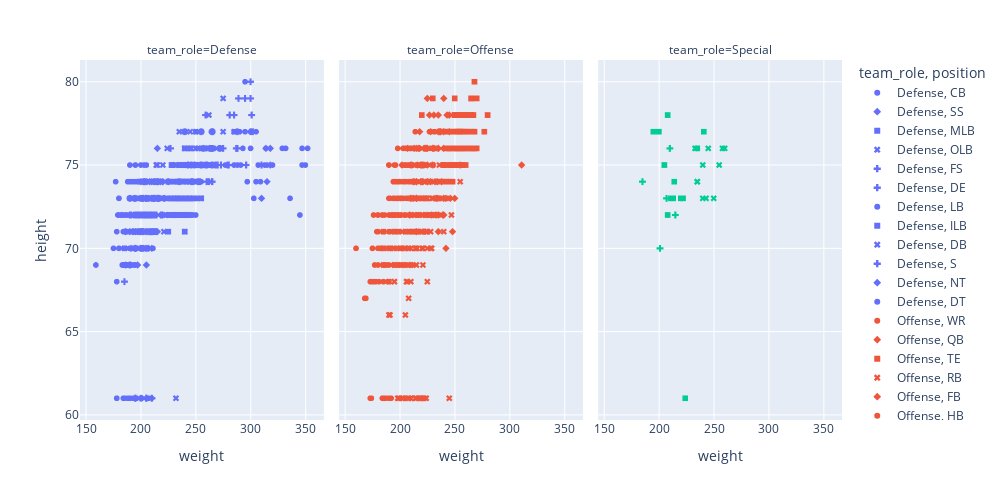

Here is the notebook cell this chart was saved with:
### Code cell
height_weight_scatter = px.scatter(data_frame = df_players, x = 'weight', y = 'height', 
                                    color="team_role", symbol = 'position', facet_col = 'team_role')
height_weight_scatter.update_layout(autosize = False, width =1000, height =500)

### Figure 1 — Plotly figure (JSON) as saved in the notebook; plotly's stock layout.template omitted (floating-point values rounded to 4 significant figures; data arrays with more than 128 entries replaced by an {"elided": "..."} marker saying what was removed)
{"data": [{"hovertemplate": "team_role=Defense<br>position=CB<br>weight=%{x}<br>height=%{y}<extra></extra>", "legendgroup": "Defense, CB", "marker": {"color": "#636efa", "symbol": "circle"}, "mode": "markers", "name": "Defense, CB", "showlegend": true, "type": "scattergl", "x": {"elided": "195 int values"}, "xaxis": "x", "y": {"elided": "195 int values"}, "yaxis": "y"}, {"hovertemplate": "team_role=Defense<br>position=SS<br>weight=%{x}<br>height=%{y}<extra></extra>", "legendgroup": "Defense, SS", "marker": {"color": "#636efa", "symbol": "diamond"}, "mode": "markers", "name": "Defense, SS", "showlegend": true, "type": "scattergl", "x": [186, 190, 204, 211, 197, 205, 210, 210, 202, 209, 210, 214, 215, 215, 204, 215, 208, 203, 199, 218, 195, 218, 210, 205, 212, 220, 200, 213, 208, 197, 207, 209, 200, 210, 195, 215, 210, 220, 210, 215, 191, 202, 220, 215, 205, 203, 195, 200, 216, 207, 200, 215, 220, 198, 205, 208, 210, 212], "xaxis": "x", "y": [69, 71, 72, 71, 72, 61, 70, 73, 73, 71, 72, 72, 73, 74, 73, 71, 71, 74, 72, 72, 71, 74, 74, 61, 73, 72, 71, 73, 72, 69, 71, 72, 70, 71, 70, 74, 71, 74, 73, 76, 70, 74, 74, 73, 69, 72, 61, 72, 73, 70, 74, 73, 74, 72, 71, 74, 61, 72], "yaxis": "y"}, {"hovertemplate": "team_role=Defense<br>position=MLB<br>weight=%{x}<br>height=%{y}<extra></extra>", "legendgroup": "Defense, MLB", "marker": {"color": "#636efa", "symbol": "square"}, "mode": "markers", "name": "Defense, MLB", "showlegend": true, "type": "scattergl", "x": [227, 236, 245, 255, 235, 260, 238, 230, 227, 241, 238, 238, 245, 240, 245, 235, 235, 232, 235, 239, 242, 245, 240, 242, 235, 246, 249, 229, 232], "xaxis": "x", "y": [73, 73, 73, 73, 72, 75, 72, 72, 73, 73, 74, 75, 74, 74, 73, 75, 74, 72, 72, 75, 72, 75, 73, 73, 72, 72, 74, 75, 72], "yaxis": "y"}, {"hovertemplate": "team_role=Defense<br>position=OLB<br>weight=%{x}<br>height=%{y}<extra></extra>", "legendgroup": "Defense, OLB", "marker": {"color": "#636efa", "symbol": "x"}, "mode": "markers", "name": "Defense, OLB", "showlegend": true, "type": "scattergl", "x": [232, 230, 230, 272, 261, 245, 223, 265, 244, 240, 255, 269, 252, 235, 255, 235, 242, 244, 257, 242, 239, 250, 261, 246, 258, 250, 240, 233, 240, 255, 262, 220, 250, 215, 244, 265, 265, 265, 253, 230, 243, 222, 240, 255, 265, 245, 259, 259, 256, 233, 234, 250, 245, 241, 263, 265, 245, 221, 250, 232, 255, 244, 230, 241, 250, 263, 250, 250, 240, 235, 235, 225, 228, 230, 229, 245, 255, 234, 255, 240, 235, 254, 236, 258, 225, 238, 246, 240, 265, 245, 240, 275, 285, 235, 260, 248, 252, 233, 253, 275], "xaxis": "x", "y": [75, 73, 74, 76, 75, 73, 72, 75, 75, 75, 75, 76, 76, 74, 75, 74, 75, 72, 76, 74, 75, 76, 76, 75, 76, 75, 75, 73, 73, 76, 78, 75, 77, 75, 73, 76, 77, 75, 74, 72, 72, 72, 77, 75, 75, 77, 75, 75, 75, 72, 74, 74, 75, 73, 74, 75, 76, 71, 75, 61, 77, 74, 72, 74, 74, 76, 75, 74, 71, 77, 74, 72, 73, 73, 72, 75, 75, 73, 73, 72, 73, 75, 73, 76, 74, 72, 76, 76, 77, 74, 76, 79, 77, 75, 75, 73, 75, 74, 74, 77], "yaxis": "y"}, {"hovertemplate": "team_role=Defense<br>position=FS<br>weight=%{x}<br>height=%{y}<extra></extra>", "legendgroup": "Defense, FS", "marker": {"color": "#636efa", "symbol": "cross"}, "mode": "markers", "name": "Defense, FS", "showlegend": true, "type": "scattergl", "x": [216, 195, 196, 195, 191, 205, 213, 205, 216, 212, 212, 190, 195, 205, 205, 195, 190, 212, 201, 205, 195, 205, 212, 205, 205, 214, 202, 211, 195, 212, 207, 185, 200, 210, 205, 214, 206, 199, 225, 215, 205, 193, 219, 214, 194, 210, 202, 204, 202, 202, 207, 205, 202, 190, 227, 202, 206, 202, 221, 195, 197, 208, 203, 202, 203], "xaxis": "x", "y": [73, 70, 72, 61, 72, 72, 71, 72, 74, 73, 71, 69, 70, 73, 71, 73, 72, 73, 71, 73, 70, 70, 74, 61, 72, 72, 72, 73, 61, 72, 72, 68, 61, 61, 61, 74, 72, 71, 74, 73, 74, 71, 72, 71, 73, 71, 70, 72, 71, 72, 72, 72, 73, 73, 76, 71, 72, 73, 73, 61, 71, 72, 72, 72, 74], "yaxis": "y"}, {"hovertemplate": "team_role=Defense<br>position=DE<br>weight=%{x}<br>height=%{y}<extra></extra>", "legendgroup": "Defense, DE", "marker": {"color": "#636efa", "symbol": "cross"}, "mode": "markers", "name": "Defense, DE", "showlegend": true, "type": "scattergl", "x": [246, 249, 302, 243, 265, 235, 270, 289, 263, 265, 246, 260, 255, 288, 252, 255, 300, 300, 255, 260, 272, 301, 275, 247, 262, 265, 280, 265, 300, 280, 281, 285, 265, 288, 273, 265, 310, 265, 287, 259, 260, 268, 296, 259, 257, 295, 254, 240, 279], "xaxis": "x", "y": [75, 75, 77, 75, 77, 74, 75, 79, 76, 76, 74, 75, 77, 77, 74, 75, 80, 77, 75, 74, 76, 78, 76, 74, 74, 76, 75, 74, 79, 75, 78, 78, 75, 76, 75, 77, 75, 74, 76, 75, 75, 75, 75, 78, 76, 79, 74, 77, 75], "yaxis": "y"}, {"hovertemplate": "team_role=Defense<br>position=LB<br>weight=%{x}<br>height=%{y}<extra></extra>", "legendgroup": "Defense, LB", "marker": {"color": "#636efa", "symbol": "circle"}, "mode": "markers", "name": "Defense, LB", "showlegend": true, "type": "scattergl", "x": [230, 215, 250, 235, 230, 250, 230, 242, 225, 255, 250, 245, 256, 260, 230, 235, 260, 216, 251, 285, 220, 255, 254, 229, 230, 236, 250, 240, 225, 234, 233, 244, 226, 230, 246, 244, 227, 233, 266, 238, 254, 260, 235, 228, 228, 223, 252, 231, 232, 235, 251, 240, 245, 214, 249, 222, 240, 258], "xaxis": "x", "y": [74, 74, 77, 73, 74, 72, 74, 74, 74, 74, 75, 74, 76, 76, 72, 75, 76, 74, 74, 75, 73, 76, 75, 74, 75, 73, 75, 72, 72, 74, 75, 72, 73, 74, 75, 75, 72, 74, 76, 74, 75, 76, 73, 74, 73, 73, 75, 72, 72, 72, 75, 74, 73, 74, 74, 73, 72, 75], "yaxis": "y"}, {"hovertemplate": "team_role=Defense<br>position=ILB<br>weight=%{x}<br>height=%{y}<extra></extra>", "legendgroup": "Defense, ILB", "marker": {"color": "#636efa", "symbol": "square"}, "mode": "markers", "name": "Defense, ILB", "showlegend": true, "type": "scattergl", "x": [250, 227, 245, 233, 230, 225, 236, 233, 226, 241, 225, 235, 238, 257, 237, 248, 242, 211, 235, 235, 250, 250, 245, 245, 232, 239, 242, 237, 241, 246, 232, 250, 228, 245, 237, 240, 252, 235, 240, 236, 237, 245, 230, 225, 230, 240, 224, 232, 229, 235, 240, 230, 230, 240, 239, 227], "xaxis": "x", "y": [74, 72, 73, 73, 73, 74, 72, 72, 72, 75, 71, 73, 75, 76, 72, 74, 73, 73, 73, 73, 73, 73, 76, 74, 73, 72, 74, 74, 73, 73, 73, 75, 75, 75, 74, 71, 74, 74, 76, 74, 73, 73, 73, 72, 72, 74, 73, 72, 72, 73, 74, 74, 73, 73, 74, 72], "yaxis": "y"}, {"hovertemplate": "team_role=Defense<br>position=DB<br>weight=%{x}<br>height=%{y}<extra></extra>", "legendgroup": "Defense, DB", "marker": {"color": "#636efa", "symbol": "x"}, "mode": "markers", "name": "Defense, DB", "showlegend": true, "type": "scattergl", "x": [207, 214, 181, 200, 205, 205, 198, 200, 202, 209, 210, 210, 190, 205, 193, 200, 190, 199, 198, 185, 200, 202, 203, 208, 200, 199, 211, 185, 224, 224, 215, 195, 205], "xaxis": "x", "y": [71, 75, 72, 73, 72, 71, 70, 71, 71, 73, 73, 73, 73, 70, 69, 74, 69, 74, 73, 70, 73, 72, 61, 73, 72, 74, 74, 72, 73, 76, 74, 70, 71], "yaxis": "y"}, {"hovertemplate": "team_role=Defense<br>position=S<br>weight=%{x}<br>height=%{y}<extra></extra>", "legendgroup": "Defense, S", "marker": {"color": "#636efa", "symbol": "cross"}, "mode": "markers", "name": "Defense, S", "showlegend": true, "type": "scattergl", "x": [217, 200, 207, 204, 210, 209, 194, 200, 200, 186, 200], "xaxis": "x", "y": [73, 73, 73, 72, 72, 72, 72, 70, 71, 71, 72], "yaxis": "y"}, {"hovertemplate": "team_role=Defense<br>position=NT<br>weight=%{x}<br>height=%{y}<extra></extra>", "legendgroup": "Defense, NT", "marker": {"color": "#636efa", "symbol": "diamond"}, "mode": "markers", "name": "Defense, NT", "showlegend": true, "type": "scattergl", "x": [318, 318, 315, 314, 310], "xaxis": "x", "y": [75, 76, 74, 76, 73], "yaxis": "y"}, {"hovertemplate": "team_role=Defense<br>position=DT<br>weight=%{x}<br>height=%{y}<extra></extra>", "legendgroup": "Defense, DT", "marker": {"color": "#636efa", "symbol": "circle"}, "mode": "markers", "name": "Defense, DT", "showlegend": true, "type": "scattergl", "x": [290, 307, 300, 291, 345, 305, 347, 305, 314, 293, 329, 288, 309, 350, 336, 295, 285, 277, 295, 297, 320, 352, 313, 332, 315, 303, 300, 347], "xaxis": "x", "y": [77, 75, 77, 75, 72, 74, 75, 77, 76, 76, 76, 75, 74, 75, 73, 80, 77, 75, 77, 74, 75, 76, 75, 76, 75, 73, 76, 76], "yaxis": "y"}, {"hovertemplate": "team_role=Offense<br>position=WR<br>weight=%{x}<br>height=%{y}<extra></extra>", "legendgroup": "Offense, WR", "marker": {"color": "#EF553B", "symbol": "circle"}, "mode": "markers", "name": "Offense, WR", "showlegend": true, "type": "scattergl", "x": {"elided": "228 int values"}, "xaxis": "x2", "y": {"elided": "228 int values"}, "yaxis": "y2"}, {"hovertemplate": "team_role=Offense<br>position=QB<br>weight=%{x}<br>height=%{y}<extra></extra>", "legendgroup": "Offense, QB", "marker": {"color": "#EF553B", "symbol": "diamond"}, "mode": "markers", "name": "Offense, QB", "showlegend": true, "type": "scattergl", "x": [243, 217, 225, 245, 237, 212, 240, 215, 240, 220, 207, 222, 235, 225, 221, 228, 209, 236, 218, 213, 224, 238, 245, 225, 215, 235, 220, 225, 225, 210, 223, 228, 202, 230, 231, 225, 215, 215, 215, 221, 237, 235, 215, 229, 231, 240, 215, 245, 221, 235, 215, 235, 210, 210, 220, 216, 215, 218, 234, 215, 212, 213, 232, 219, 219, 225, 211, 227, 222, 230, 231], "xaxis": "x2", "y": [78, 76, 74, 78, 77, 74, 77, 73, 76, 74, 76, 76, 77, 76, 74, 74, 72, 77, 77, 76, 76, 74, 77, 74, 74, 76, 75, 75, 76, 75, 76, 77, 75, 75, 76, 74, 73, 71, 73, 74, 77, 76, 76, 72, 76, 79, 74, 78, 75, 78, 73, 76, 73, 73, 75, 75, 74, 76, 74, 74, 73, 74, 74, 75, 74, 79, 75, 78, 75, 76, 78], "yaxis": "y2"}, {"hovertemplate": "team_role=Offense<br>position=TE<br>weight=%{x}<br>height=%{y}<extra></extra>", "legendgroup": "Offense, TE", "marker": {"color": "#EF553B", "symbol": "square"}, "mode": "markers", "name": "Offense, TE", "showlegend": true, "type": "scattergl", "x": [250, 256, 268, 254, 253, 246, 270, 252, 250, 246, 255, 250, 270, 246, 261, 245, 262, 253, 255, 250, 255, 260, 252, 248, 240, 260, 248, 253, 265, 260, 277, 243, 255, 245, 250, 250, 255, 235, 256, 242, 262, 245, 240, 255, 255, 242, 248, 243, 255, 255, 260, 260, 260, 255, 255, 242, 250, 265, 268, 238, 247, 267, 265, 254, 268, 250, 257, 263, 252, 258, 254, 257, 240, 240, 232, 255, 255, 255, 265, 265, 254, 257, 260, 267, 230, 223, 246, 255, 252, 250, 257, 255, 250, 265, 245, 280, 261, 267, 243, 253, 260, 267, 255, 248, 252, 252, 245, 237, 265, 256, 220, 254, 265, 252, 265, 240, 250, 251, 257, 258, 257, 247, 255, 250, 265, 245, 252, 237], "xaxis": "x2", "y": [77, 77, 77, 76, 77, 75, 76, 76, 78, 77, 77, 79, 79, 76, 76, 75, 78, 76, 78, 78, 76, 78, 78, 74, 77, 78, 75, 77, 78, 76, 77, 76, 78, 77, 78, 77, 75, 73, 78, 73, 77, 76, 75, 77, 77, 74, 75, 77, 77, 77, 76, 75, 77, 78, 77, 77, 75, 79, 76, 74, 75, 78, 77, 77, 80, 75, 76, 78, 76, 77, 77, 78, 75, 75, 76, 77, 77, 76, 78, 76, 75, 75, 77, 76, 79, 75, 74, 76, 77, 76, 78, 77, 78, 78, 76, 78, 78, 76, 74, 76, 77, 77, 78, 75, 75, 77, 76, 77, 76, 75, 78, 76, 77, 78, 79, 77, 76, 77, 78, 77, 76, 77, 78, 75, 78, 77, 76, 74], "yaxis": "y2"}, {"hovertemplate": "team_role=Offense<br>position=RB<br>weight=%{x}<br>height=%{y}<extra></extra>", "legendgroup": "Offense, RB", "marker": {"color": "#EF553B", "symbol": "x"}, "mode": "markers", "name": "Offense, RB", "showlegend": true, "type": "scattergl", "x": {"elided": "135 int values"}, "xaxis": "x2", "y": {"elided": "135 int values"}, "yaxis": "y2"}, {"hovertemplate": "team_role=Offense<br>position=FB<br>weight=%{x}<br>height=%{y}<extra></extra>", "legendgroup": "Offense, FB", "marker": {"color": "#EF553B", "symbol": "diamond"}, "mode": "markers", "name": "Offense, FB", "showlegend": true, "type": "scattergl", "x": [233, 311, 248, 255, 233, 246, 240, 242, 240, 250, 240, 234, 234, 235, 242, 240, 235, 233, 239], "xaxis": "x2", "y": [72, 75, 71, 75, 73, 73, 73, 73, 72, 73, 72, 74, 73, 71, 70, 73, 72, 72, 72], "yaxis": "y2"}, {"hovertemplate": "team_role=Offense<br>position=HB<br>weight=%{x}<br>height=%{y}<extra></extra>", "legendgroup": "Offense, HB", "marker": {"color": "#EF553B", "symbol": "circle"}, "mode": "markers", "name": "Offense, HB", "showlegend": true, "type": "scattergl", "x": [205, 220, 200, 240, 219], "xaxis": "x2", "y": [69, 73, 61, 76, 73], "yaxis": "y2"}, {"hovertemplate": "team_role=Special<br>position=P<br>weight=%{x}<br>height=%{y}<extra></extra>", "legendgroup": "Special, P", "marker": {"color": "#00cc96", "symbol": "square"}, "mode": "markers", "name": "Special, P", "showlegend": true, "type": "scattergl", "x": [214, 208, 241, 235, 208, 205, 200, 224, 213, 195, 222, 211, 220], "xaxis": "x3", "y": [74, 78, 77, 76, 72, 75, 77, 61, 73, 77, 73, 73, 73], "yaxis": "y3"}, {"hovertemplate": "team_role=Special<br>position=LS<br>weight=%{x}<br>height=%{y}<extra></extra>", "legendgroup": "Special, LS", "marker": {"color": "#00cc96", "symbol": "x"}, "mode": "markers", "name": "Special, LS", "showlegend": true, "type": "scattergl", "x": [260, 240, 235, 255, 235, 240, 243, 250, 245, 233, 258, 235], "xaxis": "x3", "y": [76, 75, 74, 75, 74, 73, 73, 73, 76, 76, 76, 74], "yaxis": "y3"}, {"hovertemplate": "team_role=Special<br>position=K<br>weight=%{x}<br>height=%{y}<extra></extra>", "legendgroup": "Special, K", "marker": {"color": "#00cc96", "symbol": "cross"}, "mode": "markers", "name": "Special, K", "showlegend": true, "type": "scattergl", "x": [207, 210, 215, 185, 201], "xaxis": "x3", "y": [73, 76, 72, 74, 70], "yaxis": "y3"}], "layout": {"annotations": [{"font": {}, "showarrow": false, "text": "team_role=Defense", "x": 0.16, "xanchor": "center", "xref": "paper", "y": 1, "yanchor": "bottom", "yref": "paper"}, {"font": {}, "showarrow": false, "text": "team_role=Offense", "x": 0.5, "xanchor": "center", "xref": "paper", "y": 1, "yanchor": "bottom", "yref": "paper"}, {"font": {}, "showarrow": false, "text": "team_role=Special", "x": 0.84, "xanchor": "center", "xref": "paper", "y": 1, "yanchor": "bottom", "yref": "paper"}], "autosize": false, "height": 500, "legend": {"title": {"text": "team_role, position"}, "tracegroupgap": 0}, "margin": {"t": 60}, "width": 1000, "xaxis": {"anchor": "y", "domain": [0, 0.32], "title": {"text": "weight"}}, "xaxis2": {"anchor": "y2", "domain": [0.34, 0.66], "matches": "x", "title": {"text": "weight"}}, "xaxis3": {"anchor": "y3", "domain": [0.68, 1.0], "matches": "x", "title": {"text": "weight"}}, "yaxis": {"anchor": "x", "domain": [0, 1], "title": {"text": "height"}}, "yaxis2": {"anchor": "x2", "domain": [0, 1], "matches": "y", "showticklabels": false}, "yaxis3": {"anchor": "x3", "domain": [0, 1], "matches": "y", "showticklabels": false}}}
